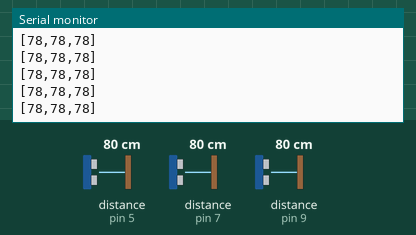
Recording of a sketch running on a simulated Arduino Uno, built with avr-gcc and run on an emulated ATmega328P. On the bench: the last lines printed to the serial monitor. Wiring (inferred from the names in the program): 3 × ultrasonic range finder: trigger pin 4, echo pin 5 / trigger pin 6, echo pin 7 / trigger pin 8, echo pin 9. Inputs (shaded band) come from the test bench; at power-on: distance to the obstacle (sensors on pin 5, pin 7, pin 9) 80 cm. The echo pulse lasts 58.3 µs per cm.

Above: at 1.2 s.
1.3 s: distance to the obstacle (sensor on pin 5) set to 9 cm
At 1.4 s:
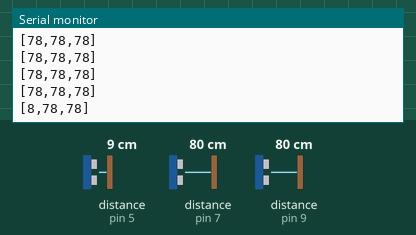
4.3 s: distance to the obstacle (sensor on pin 7) set to 250 cm
At 4.36 s:
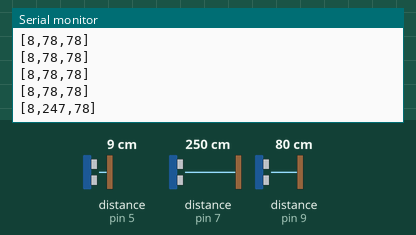
7.3 s: distance to the obstacle (sensor on pin 9) set to 2 cm
At 7.31 s:
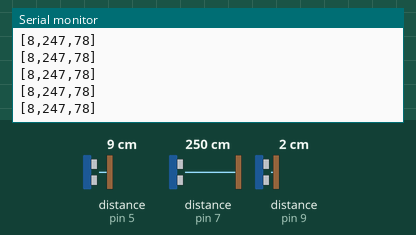
8.8 s: distance to the obstacle (sensor on pin 7) set to 9 cm
At 8.82 s:
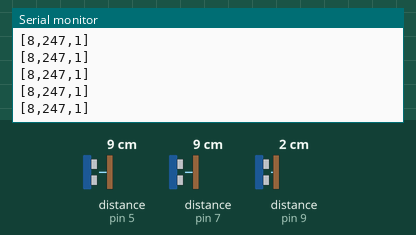
11.8 s: distance to the obstacle (sensor on pin 5) set to 2 cm
At 12.8 s:
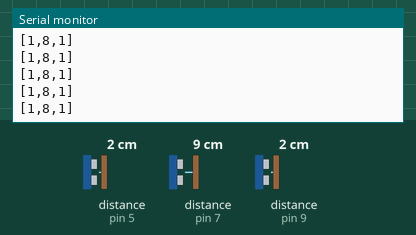
13.3 s: distance to the obstacle (sensor on pin 9) set to 4 cm
At 14.4 s:
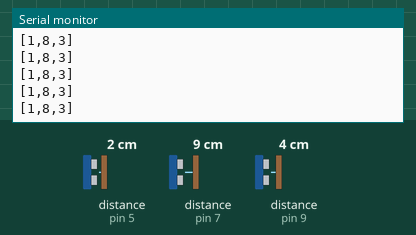
Timing chart, 0 to 15.8 s (numbered marks = the images above; inputs shaded):
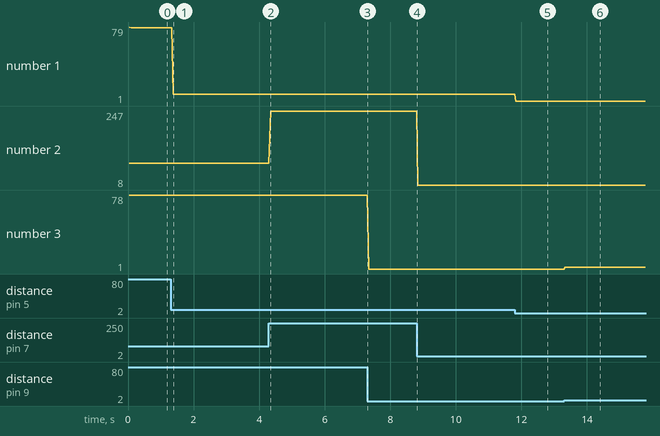

Measured:
- after the input at 1.3 s, the serial monitor: prints a new line after 0.07 s (image 1)
- after the input at 4.3 s, the serial monitor: prints a new line after 0.05 s (image 2)
- after the input at 11.8 s, the serial monitor: prints a new line at once (image 5)
- after the input at 13.3 s, the serial monitor: prints a new line at once (image 6)
- plotted number 1: 78 → 8 after the input at 1.3 s
- plotted number 2: 78 → 247 after the input at 4.3 s
- plotted number 3: 78 → 1 after the input at 7.3 s, 1 → 3 after the input at 13.3 s

The sketch:

arduino_ultrasonic.ino
```cpp
#define TRIG1 4
#define ECHO1 5
#define TRIG2 6
#define ECHO2 7
#define TRIG3 8
#define ECHO3 9

void setup() {
    Serial.begin(9600);
    pinMode(TRIG1, OUTPUT);
    pinMode(ECHO1, INPUT);
    pinMode(TRIG2, OUTPUT);
    pinMode(ECHO2, INPUT);
    pinMode(TRIG3, OUTPUT);
    pinMode(ECHO3, INPUT);
}

long medirDistancia(int trigPin, int echoPin) {
    digitalWrite(trigPin, LOW);
    delayMicroseconds(2);
    digitalWrite(trigPin, HIGH);
    delayMicroseconds(10);
    digitalWrite(trigPin, LOW);
    return pulseIn(echoPin, HIGH) * 0.034 / 2; // Conversión a cm
}

void loop() {
    delay(10); // Cada 500 ms
    long distancia1 = medirDistancia(TRIG1, ECHO1);
    delay(10);
    long distancia2 = medirDistancia(TRIG2, ECHO2);
    delay(10);
    long distancia3 = medirDistancia(TRIG3, ECHO3);

    Serial.print("[");
    Serial.print(distancia1);
    Serial.print(",");
    Serial.print(distancia2);
    Serial.print(",");
    Serial.print(distancia3);
    Serial.println("]");
}
```
